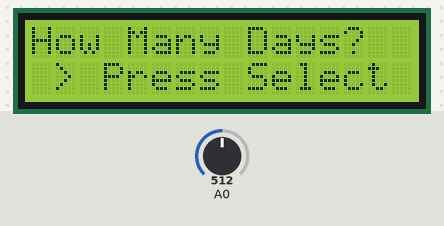
Simulated run of this sketch. Board: Arduino Uno, built with avr-gcc and run on an emulated ATmega328P. Shown: 16×2 character LCD. The test bench sets the inputs (shaded band); at power-on: A0 = 512.

Above: at 1.2 s.
1.3 s: A0 set to 703
2.8 s: A0 set to 722
At 2.95 s:
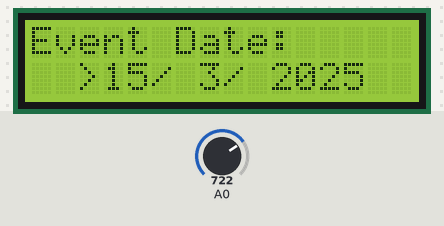
At 4.3 s:
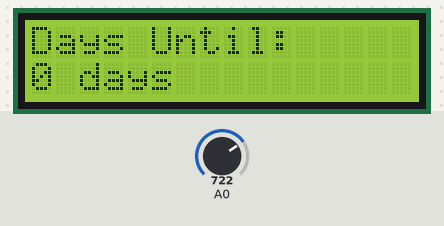
4.9 s: A0 set to 153
6.4 s: A0 set to 125
At 7.1 s:
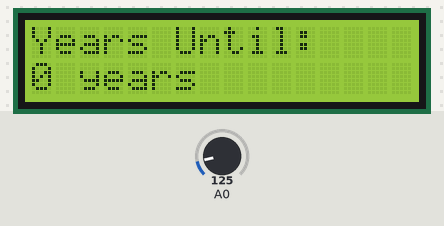
8.1 s: A0 set to 290
9.6 s: A0 set to 311
At 9.73 s:
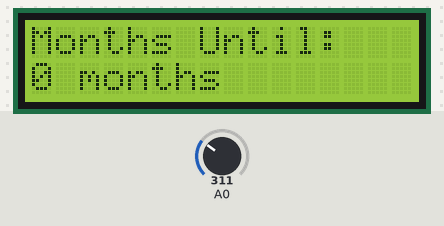
Timing chart, 0 to 12.3 s (numbered marks = the images above; inputs shaded):
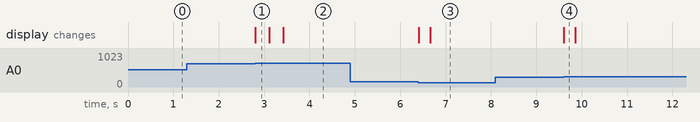

The sketch:

How_Many_Days_Until.ino
```cpp
#include <LiquidCrystal.h>

// LCD setup (Arduino LCD Keypad Shield)
LiquidCrystal lcd(8, 9, 4, 5, 6, 7);

// Button values
#define SELECT_BUTTON 723
#define LEFT_BUTTON 481
#define RIGHT_BUTTON 0
#define UP_BUTTON 131
#define DOWN_BUTTON 309

// App states
enum AppState { INTRO, EVENT_DATE, TODAY_DATE, RESULT };
AppState state = INTRO;

// Result view modes
enum ViewMode { DAYS, MONTHS, YEARS };
ViewMode viewMode = DAYS;

// Date variables (starts at 2025/03/15)
int eventYear = 2025, eventMonth = 3, eventDay = 15;
int todayYear = 2025, todayMonth = 3, todayDay = 15;
int selectedField = 0; // 0 = day, 1 = month, 2 = year

// Days in each month (handling leap years)
int daysInMonth(int month, int year) {
    if (month == 2) { // February
        return (year % 4 == 0 && (year % 100 != 0 || year % 400 == 0)) ? 29 : 28;
    }
    int monthLengths[12] = { 31, 28, 31, 30, 31, 30, 31, 31, 30, 31, 30, 31 };
    return monthLengths[month - 1];
}

// Function to calculate days between two dates
int daysBetween(int y1, int m1, int d1, int y2, int m2, int d2) {
    int totalDays = 0;

    // Convert both dates to absolute day counts
    long days1 = d1;
    long days2 = d2;

    // Count days in years
    for (int i = 0; i < m1 - 1; i++) days1 += daysInMonth(i + 1, y1);
    for (int i = 0; i < m2 - 1; i++) days2 += daysInMonth(i + 1, y2);

    // Add days for years
    days1 += y1 * 365 + (y1 / 4) - (y1 / 100) + (y1 / 400);
    days2 += y2 * 365 + (y2 / 4) - (y2 / 100) + (y2 / 400);

    totalDays = days2 - days1; // Difference

    return totalDays;
}

void setup() {
    lcd.begin(16, 2);
    showIntro();
}

void loop() {
    int buttonValue = analogRead(A0);

    if (state == INTRO) {
        if (buttonValue > (SELECT_BUTTON - 10) && buttonValue < (SELECT_BUTTON + 10)) {
            state = EVENT_DATE;
            showEventDate();
            delay(300);
        }
    }

    else if (state == EVENT_DATE) {
        handleDateSelection(eventDay, eventMonth, eventYear);
    }

    else if (state == TODAY_DATE) {
        handleDateSelection(todayDay, todayMonth, todayYear);
    }

    else if (state == RESULT) {
        handleResultScreen();
    }
}

// Show intro screen
void showIntro() {
    lcd.clear();
    lcd.setCursor(0, 0);
    lcd.print("How Many Days?");
    lcd.setCursor(1, 1);
    lcd.print("> Press Select <");
}

// Show event date selection screen
void showEventDate() {
    lcd.clear();
    lcd.setCursor(0, 0);
    lcd.print("Event Date:");
    showDate(eventDay, eventMonth, eventYear);
}

// Show today's date selection screen
void showTodayDate() {
    lcd.clear();
    lcd.setCursor(0, 0);
    lcd.print("Today's Date:");
    showDate(todayDay, todayMonth, todayYear);
}

// Show the result screen with dynamic views
void showResult() {
    lcd.clear();
    lcd.setCursor(0, 0);

    int totalDays = daysBetween(todayYear, todayMonth, todayDay, eventYear, eventMonth, eventDay);

    if (viewMode == DAYS) {
        lcd.print("Days Until:");
        lcd.setCursor(0, 1);
        lcd.print(totalDays);
        lcd.print(" days");
    }
    else if (viewMode == MONTHS) {
        lcd.print("Months Until:");
        lcd.setCursor(0, 1);
        lcd.print(totalDays / 30); // Approximate conversion
        lcd.print(" months");
    }
    else if (viewMode == YEARS) {
        lcd.print("Years Until:");
        lcd.setCursor(0, 1);
        lcd.print(totalDays / 365); // Approximate conversion
        lcd.print(" years");
    }
}

// Show date with indicator for the selected field
void showDate(int day, int month, int year) {
    lcd.setCursor(2, 1);
    lcd.print((selectedField == 0) ? ">" : " ");
    lcd.print(day);
    lcd.print("/");

    lcd.print((selectedField == 1) ? ">" : " ");
    lcd.print(month);
    lcd.print("/");

    lcd.print((selectedField == 2) ? ">" : " ");
    lcd.print(year);
}

// Handle date selection (works for both event & today date)
void handleDateSelection(int &day, int &month, int &year) {
    int buttonValue = analogRead(A0);

    if (buttonValue > (UP_BUTTON - 10) && buttonValue < (UP_BUTTON + 10)) {
        if (selectedField == 0) {
            day++;
            if (day > daysInMonth(month, year)) day = 1;
        }
        else if (selectedField == 1) {
            month++;
            if (month > 12) month = 1;
        }
        else if (selectedField == 2) {
            year++;
        }
        delay(250);
    }

    if (buttonValue > (DOWN_BUTTON - 10) && buttonValue < (DOWN_BUTTON + 10)) {
        if (selectedField == 0) {
            day--;
            if (day < 1) day = daysInMonth(month, year);
        }
        else if (selectedField == 1) {
            month--;
            if (month < 1) month = 12;
        }
        else if (selectedField == 2) {
            year--;
        }
        delay(250);
    }

    if (buttonValue > (LEFT_BUTTON - 10) && buttonValue < (LEFT_BUTTON + 10)) {
        selectedField = (selectedField == 0) ? 2 : selectedField - 1;
        delay(250);
    }

    if (buttonValue > (RIGHT_BUTTON - 10) && buttonValue < (RIGHT_BUTTON + 10)) {
        selectedField = (selectedField == 2) ? 0 : selectedField + 1;
        delay(250);
    }

    if (buttonValue > (SELECT_BUTTON - 10) && buttonValue < (SELECT_BUTTON + 10)) {
        if (state == EVENT_DATE) {
            state = TODAY_DATE;
            showTodayDate();
        }
        else if (state == TODAY_DATE) {
            state = RESULT;
            showResult();
        }
        delay(300);
    } else {
        showDate(day, month, year);
    }
}

// Handle result screen view switching
void handleResultScreen() {
    int buttonValue = analogRead(A0);

    if (buttonValue > (UP_BUTTON - 10) && buttonValue < (UP_BUTTON + 10)) {
        if (viewMode == DAYS) viewMode = MONTHS;
        else if (viewMode == MONTHS) viewMode = YEARS;
        showResult();
        delay(250);
    }

    if (buttonValue > (DOWN_BUTTON - 10) && buttonValue < (DOWN_BUTTON + 10)) {
        if (viewMode == YEARS) viewMode = MONTHS;
        else if (viewMode == MONTHS) viewMode = DAYS;
        showResult();
        delay(250);
    }
}
```

Measured:
- the behaviour switches between 713 and 714 on A0 (found by bisection; images 0 and 1)
- the behaviour switches between 141 and 140 on A0 (found by bisection; images 2 and 3)
- the behaviour switches between 299 and 300 on A0 (found by bisection; images 3 and 4)
- after the input at 1.3 s, every drawn part: stays the same
- after the input at 2.8 s, the display: changes at once (image 1)
- after the input at 4.9 s, every drawn part: stays the same
- after the input at 6.4 s, the display: first changes at once (image 3 shows a later state)
- after the input at 8.1 s, every drawn part: stays the same
- after the input at 9.6 s, the display: changes at once (image 4)
